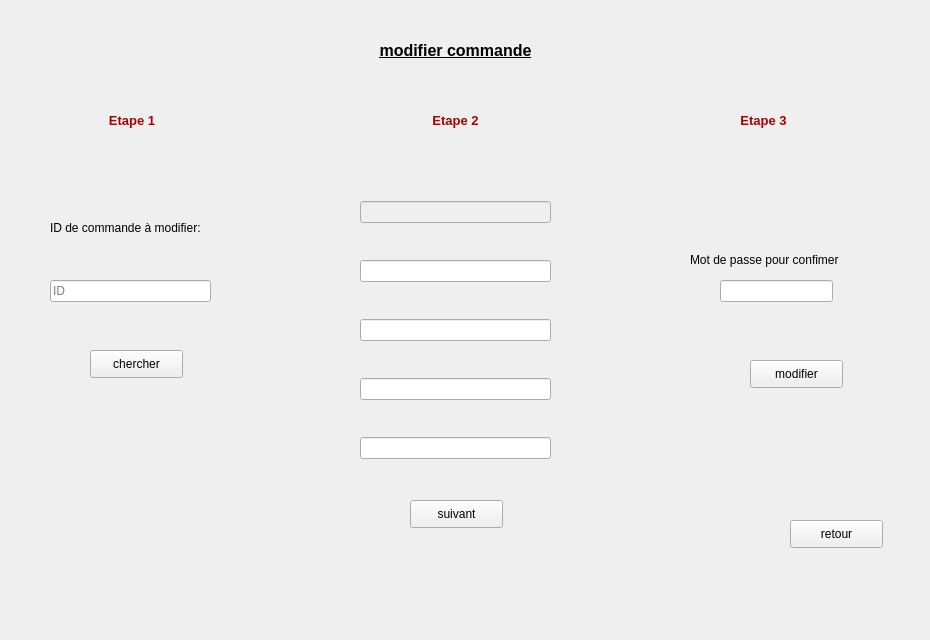
        <widget class="QWidget" name="tab_18">
         <attribute name="title">
          <string>Modifier</string>
         </attribute>
         <widget class="QLabel" name="label_131">
          <property name="geometry">
           <rect>
            <x>-10</x>
            <y>-10</y>
            <width>921</width>
            <height>631</height>
           </rect>
          </property>
          <property name="text">
           <string/>
          </property>
          <property name="pixmap">
           <pixmap>../../Desktop/images qt/fond.jpg</pixmap>
          </property>
          <property name="scaledContents">
           <bool>true</bool>
          </property>
         </widget>
         <widget class="QLabel" name="label_132">
          <property name="geometry">
           <rect>
            <x>0</x>
            <y>30</y>
            <width>911</width>
            <height>41</height>
           </rect>
          </property>
          <property name="text">
           <string>&lt;html&gt;&lt;head/&gt;&lt;body&gt;&lt;p align=&quot;center&quot;&gt;&lt;span style=&quot; font-size:12pt; font-weight:600; text-decoration: underline;&quot;&gt;modifier commande&lt;/span&gt;&lt;/p&gt;&lt;/body&gt;&lt;/html&gt;</string>
          </property>
         </widget>
         <widget class="QPushButton" name="retour_16">
          <property name="geometry">
           <rect>
            <x>790</x>
            <y>520</y>
            <width>93</width>
            <height>28</height>
           </rect>
          </property>
          <property name="text">
           <string>retour</string>
          </property>
         </widget>
         <widget class="QLineEdit" name="lineEdit_47">
          <property name="geometry">
           <rect>
            <x>50</x>
            <y>280</y>
            <width>161</width>
            <height>22</height>
           </rect>
          </property>
          <property name="placeholderText">
           <string>ID</string>
          </property>
         </widget>
         <widget class="QLabel" name="label_133">
          <property name="geometry">
           <rect>
            <x>50</x>
            <y>220</y>
            <width>161</width>
            <height>16</height>
           </rect>
          </property>
          <property name="text">
           <string>ID de commande à modifier:</string>
          </property>
         </widget>
         <widget class="QPushButton" name="validermodifiercmd_2">
          <property name="geometry">
           <rect>
            <x>750</x>
            <y>360</y>
            <width>93</width>
            <height>28</height>
           </rect>
          </property>
          <property name="text">
           <string>modifier</string>
          </property>
         </widget>
         <widget class="QLabel" name="label_134">
          <property name="geometry">
           <rect>
            <x>100</x>
            <y>110</y>
            <width>64</width>
            <height>21</height>
           </rect>
          </property>
          <property name="text">
           <string>&lt;html&gt;&lt;head/&gt;&lt;body&gt;&lt;p align=&quot;center&quot;&gt;&lt;span style=&quot; font-size:10pt; font-weight:600; color:#aa0000;&quot;&gt;Etape 1&lt;/span&gt;&lt;/p&gt;&lt;/body&gt;&lt;/html&gt;</string>
          </property>
         </widget>
         <widget class="QLabel" name="label_135">
          <property name="geometry">
           <rect>
            <x>723</x>
            <y>110</y>
            <width>81</width>
            <height>21</height>
           </rect>
          </property>
          <property name="text">
           <string>&lt;html&gt;&lt;head/&gt;&lt;body&gt;&lt;p align=&quot;center&quot;&gt;&lt;span style=&quot; font-size:10pt; font-weight:600; color:#aa0000;&quot;&gt;Etape 3&lt;/span&gt;&lt;/p&gt;&lt;/body&gt;&lt;/html&gt;</string>
          </property>
         </widget>
         <widget class="QLabel" name="label_136">
          <property name="geometry">
           <rect>
            <x>600</x>
            <y>260</y>
            <width>55</width>
            <height>61</height>
           </rect>
          </property>
          <property name="text">
           <string/>
          </property>
          <property name="pixmap">
           <pixmap>../../Desktop/images qt/fleche_droite.png</pixmap>
          </property>
          <property name="scaledContents">
           <bool>true</bool>
          </property>
         </widget>
         <widget class="QLabel" name="label_137">
          <property name="geometry">
           <rect>
            <x>240</x>
            <y>260</y>
            <width>55</width>
            <height>61</height>
           </rect>
          </property>
          <property name="text">
           <string/>
          </property>
          <property name="pixmap">
           <pixmap>../../Desktop/images qt/fleche_droite.png</pixmap>
          </property>
          <property name="scaledContents">
           <bool>true</bool>
          </property>
         </widget>
         <widget class="QLabel" name="label_138">
          <property name="geometry">
           <rect>
            <x>420</x>
            <y>110</y>
            <width>71</width>
            <height>21</height>
           </rect>
          </property>
          <property name="text">
           <string>&lt;html&gt;&lt;head/&gt;&lt;body&gt;&lt;p align=&quot;center&quot;&gt;&lt;span style=&quot; font-size:10pt; font-weight:600; color:#aa0000;&quot;&gt;    Etape 2&lt;/span&gt;&lt;/p&gt;&lt;/body&gt;&lt;/html&gt;</string>
          </property>
         </widget>
         <widget class="QLineEdit" name="lineEdit_48">
          <property name="geometry">
           <rect>
            <x>720</x>
            <y>280</y>
            <width>113</width>
            <height>22</height>
           </rect>
          </property>
          <property name="echoMode">
           <enum>QLineEdit::Password</enum>
          </property>
         </widget>
         <widget class="QPushButton" name="suivantcmd_2">
          <property name="geometry">
           <rect>
            <x>410</x>
            <y>500</y>
            <width>93</width>
            <height>28</height>
           </rect>
          </property>
          <property name="text">
           <string>suivant</string>
          </property>
         </widget>
         <widget class="QPushButton" name="cherchermodifiercmd_2">
          <property name="geometry">
           <rect>
            <x>90</x>
            <y>350</y>
            <width>93</width>
            <height>28</height>
           </rect>
          </property>
          <property name="text">
           <string>chercher</string>
          </property>
         </widget>
         <widget class="QWidget" name="layoutWidget_19">
          <property name="geometry">
           <rect>
            <x>360</x>
            <y>170</y>
            <width>191</width>
            <height>321</height>
           </rect>
          </property>
          <layout class="QVBoxLayout" name="verticalLayout_24">
           <item>
            <widget class="QLineEdit" name="lineEdit_49">
             <property name="enabled">
              <bool>false</bool>
             </property>
            </widget>
           </item>
           <item>
            <widget class="QLineEdit" name="lineEdit_50"/>
           </item>
           <item>
            <widget class="QLineEdit" name="lineEdit_51"/>
           </item>
           <item>
            <widget class="QLineEdit" name="lineEdit_52"/>
           </item>
           <item>
            <widget class="QLineEdit" name="lineEdit_53"/>
           </item>
          </layout>
         </widget>
         <widget class="QLabel" name="label_139">
          <property name="geometry">
           <rect>
            <x>690</x>
            <y>250</y>
            <width>171</width>
            <height>20</height>
           </rect>
          </property>
          <property name="text">
           <string>Mot de passe pour confimer</string>
          </property>
         </widget>
        </widget>
